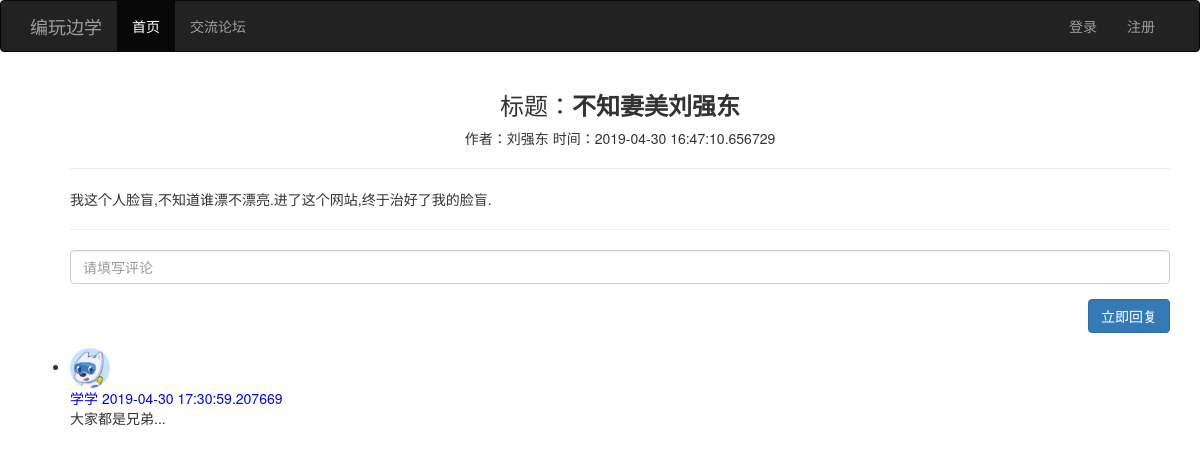
/detail/3, run on the app's committed database.
### main.py (models this page shows)
class Post(db.Model):
    __tablename__ = 'posts'
    id = db.Column(db.Integer, primary_key=True, autoincrement=True)
    title = db.Column(db.String(100), nullable=False)
    content = db.Column(db.Text, nullable=False)
    create_time = db.Column(db.DateTime, default=datetime.now)
    author_id = db.Column(db.Integer, db.ForeignKey('users.id'))
    author = db.relationship('User', backref=db.backref('posts'))

class User(db.Model):
    __tablename__ = 'users'
    id = db.Column(db.Integer, primary_key=True)
    username = db.Column(db.String(16), nullable=False, unique=True)
    password = db.Column(db.String(100), nullable=False)
    email = db.Column(db.String(64), nullable=True)
    address = db.Column(db.String(50), nullable=True)
    info = db.Column(db.String(100), nullable=True)
    stage = db.Column(db.Integer, default='0')
    real_avatar = db.Column(db.String(100))

class Comment(db.Model):
    __tablename__ = 'comments'
    id = db.Column(db.Integer, primary_key=True, autoincrement=True)
    content = db.Column(db.Text, nullable=False)
    create_time = db.Column(db.DateTime, default=datetime.now)
    post_id = db.Column(db.Integer, db.ForeignKey('posts.id'))
    author_id = db.Column(db.Integer, db.ForeignKey('users.id'))
    post = db.relationship('Post', backref=db.backref('comments'))
    author = db.relationship('User', backref=db.backref('comments'))

### main.py (the view)
@app.route('/detail/<post_id>')
def detail(post_id):
    post = Post.query.filter(Post.id == post_id).first()
    return render_template('detail.html', post=post)

### main.py (called while the page is built)
@app.context_processor
def my_context_processor():
    user_id = session.get('user_id')
    if user_id:
        user = User.query.filter(User.id == user_id).first()
        if user:
            return {'um': user}
    return {}

### templates/detail.html (shortened to what this page needs)
{% extends 'base.html' %}
{% block content %}
    <div class="container">
        <ul class="posts">
            <h3 class="page-title" align="center">标题：<strong>{{ post.title }}</strong></h3>
            <p align="center">
                <span>作者：{{ post.author.username }}</span>
                <span>时间：{{ post.create_time }}</span>
            </p>
            <hr>
            <p class="post-content">{{ post.content }}</p>
            <hr>
            <form action="{{ url_for('comment') }}" method="post">
                <div class="form-group">
                    <input name="comment_content" type="text" class="form-control" placeholder="请填写评论">
                </div>
                <div class="form-group" style="text-align: right;">
                    <button class="btn btn-primary">立即回复</button>
                </div>
            </form>
        </ul>
        <ul class="comments">
            {% for comment in post.comments %}
                <li class="comment">
                    <div class="comment-thumbnail">
                        <img style="width:40px;height:40px;border-radius:20px;"
                             src="{{ url_for('static',filename='code.png') }}" alt="" class="avatar">
                    </div>
                    <div class="comment-content">
                        <span style="color:blue">{{ comment.author.username }}</span>
                        <span style="color:blue">{{ comment.create_time }}</span>
                        <div class="comment-body">{{ comment.content }}</div>
                    </div>
                </li>
            {% endfor %}
        </ul>
    </div>
{% endblock %}

### data on the page
Post: title "不知妻美刘强东", create_time "2019-04-30 16:47:10.656729", content "我这个人脸盲,不知道谁漂不漂亮.进了这个网站,终于治好了我的脸盲."
User: author.username "刘强东"
Comment: author.username "学学", create_time "2019-04-30 17:30:59.207669", content "大家都是兄弟..."
